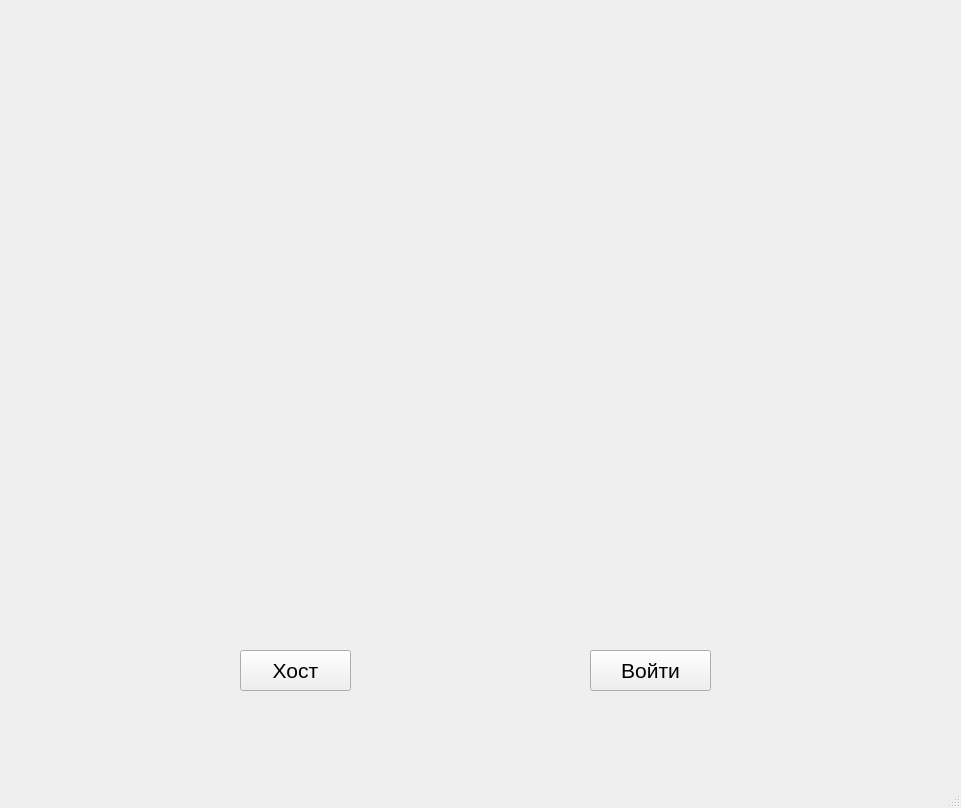
<?xml version="1.0" encoding="UTF-8"?>
<ui version="4.0">
 <class>RunWindow</class>
 <widget class="QMainWindow" name="RunWindow">
  <property name="geometry">
   <rect>
    <x>0</x>
    <y>0</y>
    <width>961</width>
    <height>808</height>
   </rect>
  </property>
  <property name="windowTitle">
   <string>MainWindow</string>
  </property>
  <widget class="QWidget" name="centralwidget">
   <widget class="QPushButton" name="pushButton">
    <property name="geometry">
     <rect>
      <x>590</x>
      <y>650</y>
      <width>121</width>
      <height>41</height>
     </rect>
    </property>
    <property name="font">
     <font>
      <pointsize>16</pointsize>
     </font>
    </property>
    <property name="text">
     <string>Войти</string>
    </property>
   </widget>
   <widget class="QPushButton" name="pushButton_2">
    <property name="geometry">
     <rect>
      <x>240</x>
      <y>650</y>
      <width>111</width>
      <height>41</height>
     </rect>
    </property>
    <property name="font">
     <font>
      <pointsize>16</pointsize>
     </font>
    </property>
    <property name="text">
     <string>Хост</string>
    </property>
   </widget>
   <widget class="QLabel" name="label">
    <property name="geometry">
     <rect>
      <x>110</x>
      <y>10</y>
      <width>691</width>
      <height>601</height>
     </rect>
    </property>
    <property name="text">
     <string/>
    </property>
    <property name="pixmap">
     <pixmap resource="pudge.qrc">:/newPrefix/DWGQtQDWsAAX-KB.jpg</pixmap>
    </property>
    <property name="indent">
     <number>-2</number>
    </property>
   </widget>
  </widget>
  <widget class="QStatusBar" name="statusbar"/>
 </widget>
 <resources>
  <include location="pudge.qrc"/>
 </resources>
 <connections/>
</ui>
